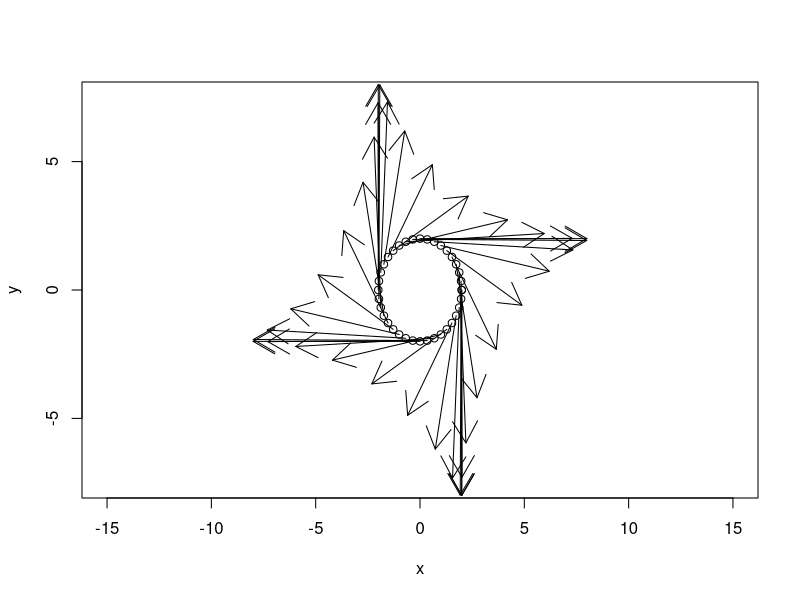

The R source for this figure:
## ---- chunk 1
knitr::opts_chunk$set(echo = TRUE)
## ---- chunk 2
require(Deriv) 
P="-y/sqrt(x^2+y^2)"
Q= "x/sqrt(x^2+y^2)"

Deriv(P,"y") 
Deriv(Q,"x") 

x=3
y=4
#closedness
eval(parse(text=Deriv(P,"y")))-eval(parse(text=Deriv(Q,"x")))
## ---- chunk 3
P="-y/(x^2+y^2)"
Q= "x/(x^2+y^2)"

x=3
y=4
#closedness
eval(parse(text=Deriv(P,"y")))-eval(parse(text=Deriv(Q,"x")))
## ---- chunk 4
require(Deriv)
require(pracma)

P="x*y"
Q="x^2*y^3"

cross=paste0("(",Deriv(Q,"x"),")-(",Deriv(P,"y"),")")
cross
fun <- function(x,y) {(2 * (x * y^3))-(x)}
integral2(fun, 0, 1, 0, function(x) {2*x} ) #2/3
## ---- chunk 5
interval=10
t=seq(0,360,by=interval)
t=t/360*2*pi
radius=2
x=radius*cos(t)
y=radius*sin(t)
field=cbind(y^3,-x^3)
#plot(field)

plot(x,y,xlim=c(-15,15),ylim=c(-7.5,7.5))# Draw Base R plot with arrow

arrows(x0 = x,
       y0 = y,
       x1 = (field[,1]+x ),
       y1 = (field[,2]+y ))
## ---- chunk 6
 
interval=.1
t=seq(0,360,by=interval)
t=t/360*2*pi
radius=2
x=radius*cos(t)
y=radius*sin(t)
field=cbind(y^3,-x^3)


#diff(x)
#diff(y)

field=field[-1,]
sum(field[,1]*diff(x)+field[,2]*diff(y))/pi #24

## ---- chunk 7
interval=.1
t1=seq(0,180,by=interval)
t1=t1/360*2*pi
t2=rev(t1)
 
x1=2*cos(t1)
y1=2*sin(t1)
field1=cbind(y1^3,-x1^3)

field1=field1[-1,]
c1=sum(field1[,1]*diff(x1)+field1[,2]*diff(y1))/pi

x2=1*cos(t2)
y2=1*sin(t2)
field2=cbind(y2^3,-x2^3)

field2=field2[-1,]
c2=sum(field2[,1]*diff(x2)+field2[,2]*diff(y2))/pi

c1+c2
45/2/2
